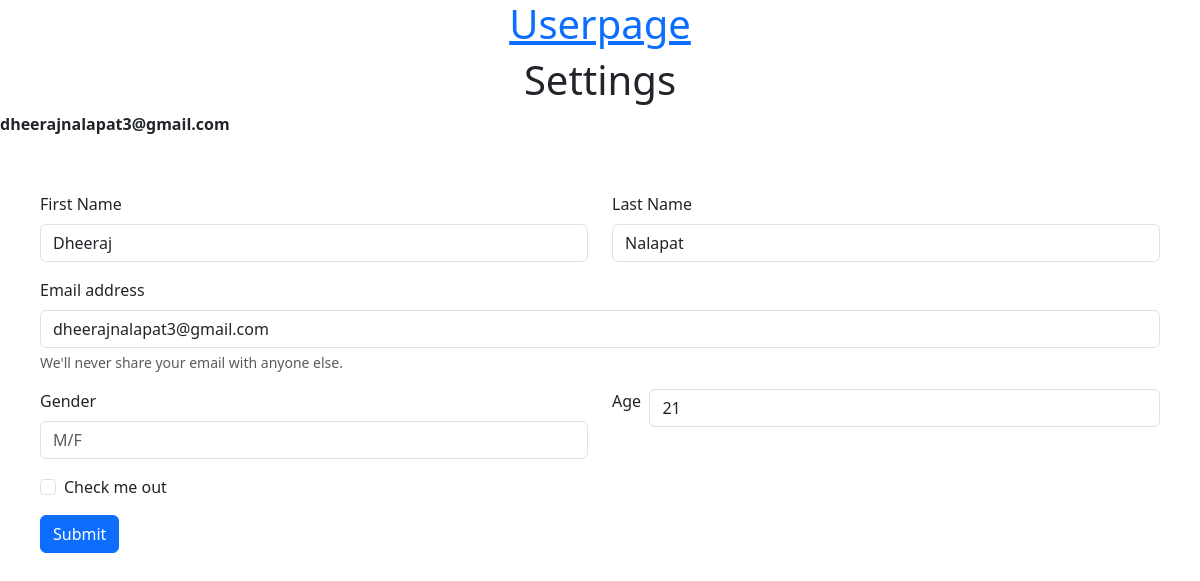
/settings (signed in), run on an earlier commit of the app's database.
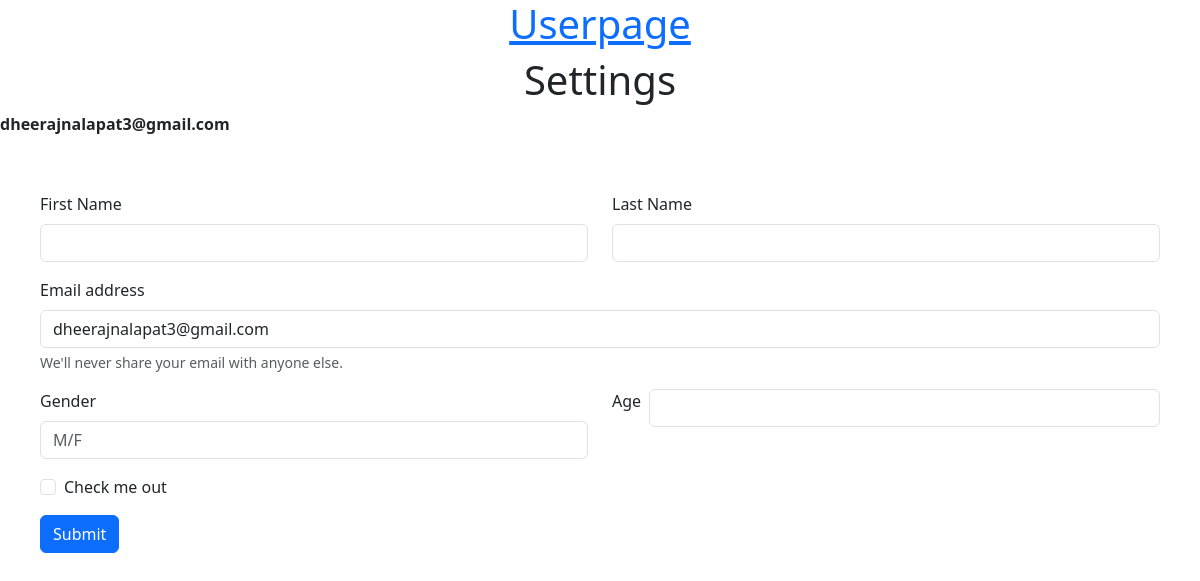
And on a later commit of the database.
### core/models.py (models this page shows, shortened)
class Profile(models.Model):
    user = models.ForeignKey(User, on_delete=models.CASCADE)
    firstname=models.TextField(blank=True)
    lastname=models.TextField(blank=True)
    idusers = models.IntegerField()
    profileimg = models.ImageField(upload_to='profile_images', default='user.png')
    gender = models.TextField(blank=True)
    age= models.CharField(max_length=100, blank=True)

### core/views.py (the view, shortened to what this page needs)
# urls.py: path('settings',views.settings,name='settings'),
@login_required(login_url='signin')
def settings(request):
    user_profile = Profile.objects.get(user=request.user)
    return render(request,'settings.html',{'user_profile':user_profile})

### templates/settings.html (shortened to what this page needs)
{% load static %}
<!DOCTYPE html>
<html>
<head>
    <link href="https://cdn.jsdelivr.net/npm/bootstrap@5.3.0-alpha3/dist/css/bootstrap.min.css" rel="stylesheet">
    <link rel='stylesheet' type='text/css' media='screen' href="{% static 'assets/css/style2.css' %}">
</head>
<body>
    <h1><a href="/userpage">Userpage</a></h1><h1>Settings</h1><p><b>{{user.username}}</b></p>
    <form style="text-align: left; padding:40px;" action="" method="POST" enctype="multipart/form-data">
        <div class="row">
            <div class="col">
                <div class="mb-3">
                    <label for="exampleInputfirstname" class="form-label">First Name</label>
                    <input type="text" name="firstname" value="{{user_profile.firstname}}" class="form-control" id="exampleInputfirstname">
                  </div>
            </div>
            <div class="col">
                <div class="mb-3">
                    <label for="exampleInputlastname" class="form-label">Last Name</label>
                    <input type="text" name="lastname" value="{{user_profile.lastname}}" class="form-control" id="exampleInputlastname">
                  </div>
            </div>
        </div>
        <div class="mb-3">
            <label for="exampleInputEmail1" class="form-label">Email address</label>
            <input type="email" name="email" value="{{user_profile.user}}" class="form-control" id="exampleInputEmail1" aria-describedby="emailHelp">
            <div id="emailHelp" class="form-text">We'll never share your email with anyone else.</div>
          </div>
          <div class="row">
            <div class="col">
                  <div class="mb-3">
                      <label for="exampleInputEmail1" class="form-label">Gender</label>
                      <input type="text" name="gender" class="form-control" placeholder="M/F" id="exampleInputEmail1" aria-describedby="emailHelp">
                    </div>
            </div>
            <div class="col">
                <div class="mb-3" style="display: flex;">
                    <label for="exampleInputage" class="form-label">Age</label> &nbsp;&nbsp;
                    <input type="number" name="age" value="{{user_profile.age}}" class="form-control" id="exampleInputlastname">
                  </div>
            </div>
        </div>
        <div class="mb-3 form-check">
          <input type="checkbox" class="form-check-input" id="exampleCheck1">
          <label class="form-check-label" for="exampleCheck1">Check me out</label>
        </div>
        <button type="submit" class="btn btn-primary">Submit</button>
      </form>
</body>
</html>

What changed in the data, as far as the page shows it:
removed Profile: firstname "Dheeraj", lastname "Nalapat", email "dheerajnalapat3@gmail.com", age "21"
added Profile: email "dheerajnalapat3@gmail.com"
